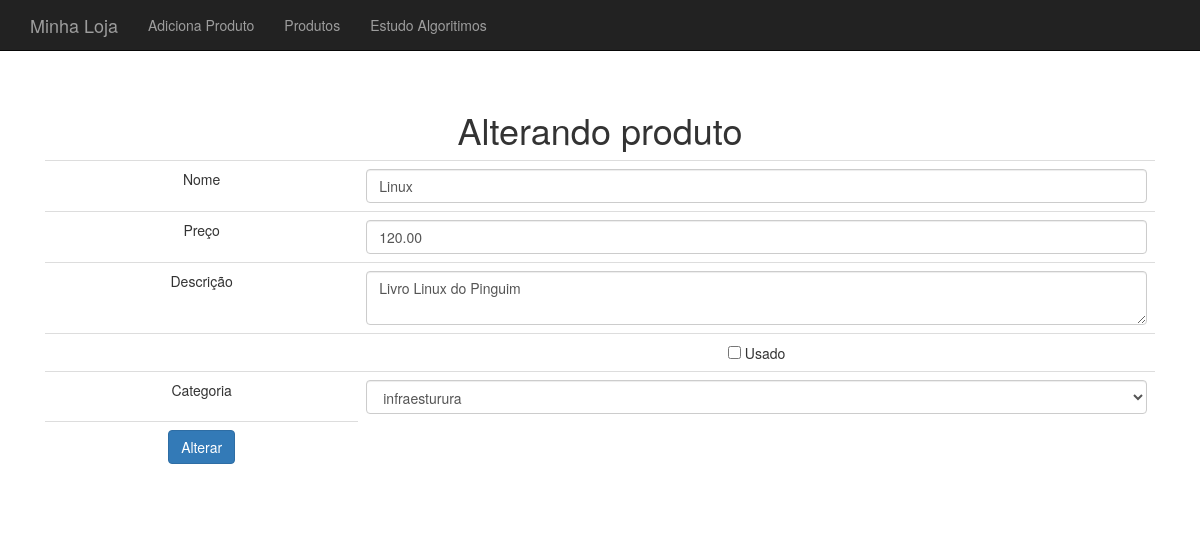
/produto-altera-formulario.php?id=20, run on the app's committed database.
### tables this page shows
CREATE TABLE `produtos` (
  `id` int(11) NOT NULL,
  `nome` varchar(255) DEFAULT NULL,
  `preco` decimal(10,2) DEFAULT NULL,
  `descricao` text,
  `categoria_id` int(11) DEFAULT NULL,
  `usado` tinyint(1) DEFAULT '0'
);

### banco-produto.php (called while the page is built, shortened)
<?php
function buscaProduto($conexao, $id) {
    $query = "select * from produtos where id = {$id}";
    $resultado = mysqli_query($conexao, $query);
    return mysqli_fetch_assoc($resultado);
}

### banco-categoria.php (called while the page is built)
<?php
function listaCategorias($conexao) {
    $categorias = array();
    $query = "select * from categorias";
    $resultado = mysqli_query($conexao, $query);
    while($categoria = mysqli_fetch_assoc($resultado)) {
        array_push($categorias, $categoria);
    }
    return $categorias;
}

### produto-altera-formulario.php (the view, shortened to what this page needs)
<?php include("cabecalho.php");
      include("conecta.php");
      include("banco-categoria.php");
      include("banco-produto.php");
$id = $_GET['id'];
$produto = buscaProduto($conexao, $id);
$categorias = listaCategorias($conexao);
$usado = $produto['usado'] ? "checked='checked'" : "";
?>
<h1>Alterando produto</h1>
<form action="altera-produto.php" method="post">
    <table class="table">
        <tr>
            <td>Nome</td>
            <td><input class="form-control" type="text" name="nome" value="<?=$produto['nome']?>" /></td>
        </tr>
        <tr>
            <td>Preço</td>
            <td><input class="form-control" type="number" name="preco" value="<?=$produto['preco']?>" /></td>
        </tr>
        <tr>
            <td>Descrição</td>
            <td><textarea class="form-control" name="descricao"><?=$produto['descricao']?></textarea></td>
        </tr>
        <tr>
            <td></td>
            <td><input type="checkbox" name="usado" <?=$usado?> value="true"> Usado
        </tr>
        <tr>
            <td>Categoria</td>
            <td>
                <select class="form-control" name="categoria_id">
                    <?php foreach($categorias as $categoria) :
                        $essaEhACategoria = $produto['categoria_id'] == $categoria['id'];
                        $selecao = $essaEhACategoria ? "selected='selected'" : "";
                    ?>
                        <option value="<?=$categoria['id']?>" <?=$selecao?>>
                            <?=$categoria['nome']?>
                        </option>
                    <?php endforeach ?>
                </select>
            </td>
        </tr>
        <tr>
            <td><button class="btn btn-primary" type="submit">Alterar</button></td>
        </tr>
    </table>
</form>
<?php include("rodape.php"); ?>

### css/loja.css (style rules this page uses)
body { padding-top: 50px; }

### data on the page
produtos: nome "Linux", preco "120.00", descricao "Livro Linux do Pinguim"

### other printed values
form field categoria_id "infraesturura"
